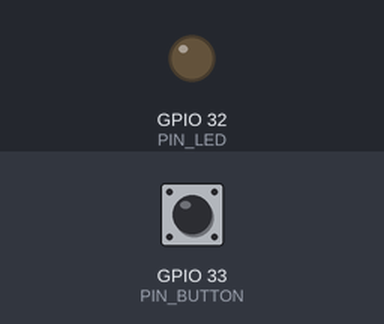
A sketch run on a simulated ESP32. Parts: output pins drawn as LEDs (lit = HIGH). The inputs (shaded band) are chosen by the test bench; at power-on: GPIO 33 (PIN_BUTTON) LOW.

Above: at 1.2 s.
1.3 s: GPIO 33 (PIN_BUTTON) pulled HIGH for 0.15 s
At 1.37 s:
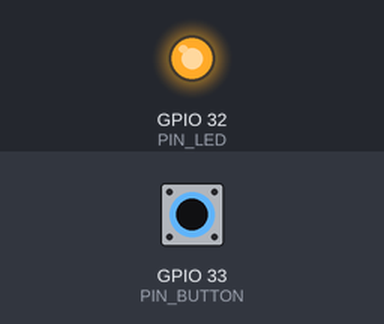
2.9 s: GPIO 33 (PIN_BUTTON) pulled HIGH for 3.2 s
At 7.1 s:
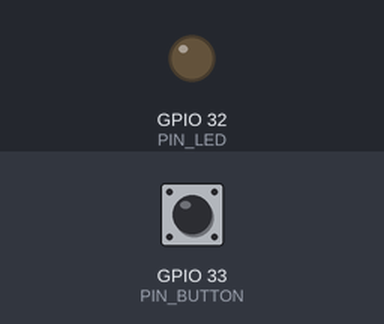
Timing chart, 0 to 8.6 s (numbered marks = the images above; inputs shaded):
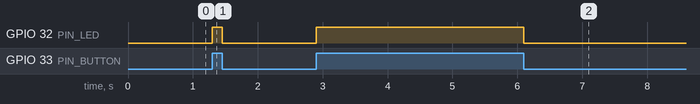

The sketch:

ButtonReadLed.ino
```cpp
#define PIN_BUTTON 33
#define PIN_LED 32

/* estados de señales digitales
 *
 *  HIGH      LOW
 *  1         0
 *  3,3 V     0 V
 *
 *  Estos se pueden leer con la función digitalRead()
 *  pin digital: los pines se pueden confiugurar en distintos modos.
 */
// la dif entre setup y loop: el setup es la config, una vez al inicio del programa y loop es el còdigo que se repite.
 void setup()  {
  pinMode(PIN_BUTTON, INPUT);
  pinMode(PIN_LED, OUTPUT);
  Serial.begin(115200);

  // pinMode(PIN_BUTTON, OUTPUT);  // Config para poner al pin en modo de salida, por ej si queremos encender un led.
  }

 void loop()  {
  int state = digitalRead(PIN_BUTTON);
  digitalWrite(PIN_LED, state);
  }
```

Measured:
- after the input at 1.3 s, GPIO 32 (PIN_LED): LOW → HIGH at once, → LOW 0.15 s later
- after the input at 2.9 s, GPIO 32 (PIN_LED): LOW → HIGH at once, → LOW 3.2 s later
